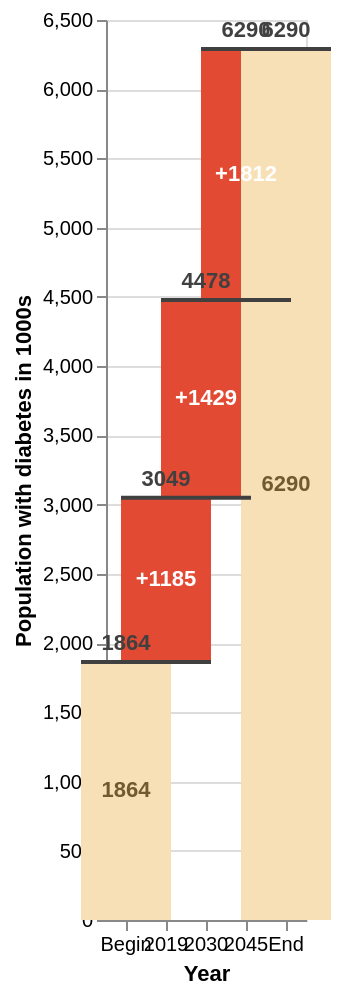

Vega-Lite specification for this chart:
### Vega-Lite specification from a JSON file in a GitHub repository (floating-point values rounded to 4 significant figures)
{"$schema": "https://vega.github.io/schema/vega-lite/v5.json", "data": {"values": [{"label": "Begin", "amount": 1864}, {"label": "2019", "amount": 1185}, {"label": "2030", "amount": 1429}, {"label": "2045", "amount": 1812}, {"label": "End", "amount": 0}]}, "width": "container", "height": 450, "transform": [{"window": [{"op": "sum", "field": "amount", "as": "sum"}]}, {"window": [{"op": "lead", "field": "label", "as": "lead"}]}, {"calculate": "datum.lead === null ? datum.label : datum.lead", "as": "lead"}, {"calculate": "datum.label === 'End' ? 0 : datum.sum - datum.amount", "as": "previous_sum"}, {"calculate": "datum.label === 'End' ? datum.sum : datum.amount", "as": "amount"}, {"calculate": "(datum.label !== 'Begin' && datum.label !== 'End' && datum.amount > 0 ? '+' : '') + datum.amount", "as": "text_amount"}, {"calculate": "(datum.sum + datum.previous_sum) / 2", "as": "center"}, {"calculate": "datum.sum < datum.previous_sum ? datum.sum : ''", "as": "sum_dec"}, {"calculate": "datum.sum > datum.previous_sum ? datum.sum : ''", "as": "sum_inc"}], "encoding": {"x": {"field": "label", "type": "ordinal", "sort": null, "axis": {"labelAngle": 0, "title": "Year"}}}, "layer": [{"mark": {"type": "bar", "size": 45}, "encoding": {"y": {"field": "previous_sum", "type": "quantitative", "title": "Population with diabetes in 1000s"}, "y2": {"field": "sum"}, "color": {"condition": [{"test": "datum.label === 'Begin' || datum.label === 'End'", "value": "#f7e0b6"}, {"test": "datum.sum < datum.previous_sum", "value": "#f78a64"}], "value": "#e34a33"}}}, {"mark": {"type": "rule", "color": "#404040", "opacity": 1, "strokeWidth": 2, "xOffset": -22.5, "x2Offset": 22.5}, "encoding": {"x2": {"field": "lead"}, "y": {"field": "sum", "type": "quantitative"}}}, {"mark": {"type": "text", "dy": -4, "baseline": "bottom"}, "encoding": {"y": {"field": "sum_inc", "type": "quantitative"}, "text": {"field": "sum_inc", "type": "nominal"}}}, {"mark": {"type": "text", "dy": 4, "baseline": "top"}, "encoding": {"y": {"field": "sum_dec", "type": "quantitative"}, "text": {"field": "sum_dec", "type": "nominal"}}}, {"mark": {"type": "text", "fontWeight": "bold", "baseline": "middle"}, "encoding": {"y": {"field": "center", "type": "quantitative"}, "text": {"field": "text_amount", "type": "nominal"}, "color": {"condition": [{"test": "datum.label === 'Begin' || datum.label === 'End'", "value": "#725a30"}], "value": "white"}}}], "config": {"text": {"fontWeight": "bold", "color": "#404040"}}}
